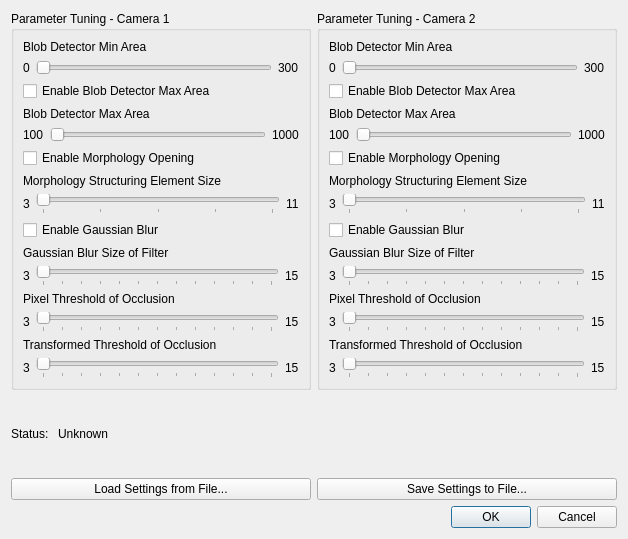
<?xml version="1.0" encoding="UTF-8"?>
<ui version="4.0">
 <class>BackgroundModelTuningDialog</class>
 <widget class="QDialog" name="BackgroundModelTuningDialog">
  <property name="geometry">
   <rect>
    <x>0</x>
    <y>0</y>
    <width>626</width>
    <height>539</height>
   </rect>
  </property>
  <property name="windowTitle">
   <string>Dialog</string>
  </property>
  <layout class="QVBoxLayout" name="verticalLayout_3">
   <item>
    <layout class="QHBoxLayout" name="horizontalLayout">
     <item>
      <widget class="QGroupBox" name="groupBox">
       <property name="sizePolicy">
        <sizepolicy hsizetype="Fixed" vsizetype="Preferred">
         <horstretch>0</horstretch>
         <verstretch>0</verstretch>
        </sizepolicy>
       </property>
       <property name="minimumSize">
        <size>
         <width>300</width>
         <height>0</height>
        </size>
       </property>
       <property name="title">
        <string>Parameter Tuning - Camera 1</string>
       </property>
       <layout class="QVBoxLayout" name="verticalLayout">
        <item>
         <widget class="QLabel" name="label">
          <property name="sizePolicy">
           <sizepolicy hsizetype="Expanding" vsizetype="Fixed">
            <horstretch>0</horstretch>
            <verstretch>0</verstretch>
           </sizepolicy>
          </property>
          <property name="minimumSize">
           <size>
            <width>0</width>
            <height>10</height>
           </size>
          </property>
          <property name="text">
           <string>Blob Detector Min Area</string>
          </property>
         </widget>
        </item>
        <item>
         <layout class="QHBoxLayout" name="horizontalLayout_2">
          <item>
           <widget class="QLabel" name="label_6">
            <property name="text">
             <string>0</string>
            </property>
           </widget>
          </item>
          <item>
           <widget class="QSlider" name="slider_min_area_1">
            <property name="sizePolicy">
             <sizepolicy hsizetype="Expanding" vsizetype="Fixed">
              <horstretch>0</horstretch>
              <verstretch>0</verstretch>
             </sizepolicy>
            </property>
            <property name="maximum">
             <number>300</number>
            </property>
            <property name="orientation">
             <enum>Qt::Horizontal</enum>
            </property>
           </widget>
          </item>
          <item>
           <widget class="QLabel" name="label_7">
            <property name="text">
             <string>300</string>
            </property>
           </widget>
          </item>
         </layout>
        </item>
        <item>
         <widget class="QCheckBox" name="checkBox_7">
          <property name="text">
           <string>Enable Blob Detector Max Area</string>
          </property>
         </widget>
        </item>
        <item>
         <widget class="QLabel" name="label_3">
          <property name="sizePolicy">
           <sizepolicy hsizetype="Expanding" vsizetype="Fixed">
            <horstretch>0</horstretch>
            <verstretch>0</verstretch>
           </sizepolicy>
          </property>
          <property name="minimumSize">
           <size>
            <width>0</width>
            <height>10</height>
           </size>
          </property>
          <property name="text">
           <string>Blob Detector Max Area</string>
          </property>
         </widget>
        </item>
        <item>
         <layout class="QHBoxLayout" name="horizontalLayout_3">
          <item>
           <widget class="QLabel" name="label_8">
            <property name="text">
             <string>100</string>
            </property>
           </widget>
          </item>
          <item>
           <widget class="QSlider" name="slider_max_area_1">
            <property name="sizePolicy">
             <sizepolicy hsizetype="Expanding" vsizetype="Fixed">
              <horstretch>0</horstretch>
              <verstretch>0</verstretch>
             </sizepolicy>
            </property>
            <property name="minimum">
             <number>100</number>
            </property>
            <property name="maximum">
             <number>1000</number>
            </property>
            <property name="orientation">
             <enum>Qt::Horizontal</enum>
            </property>
           </widget>
          </item>
          <item>
           <widget class="QLabel" name="label_9">
            <property name="text">
             <string>1000</string>
            </property>
           </widget>
          </item>
         </layout>
        </item>
        <item>
         <widget class="QCheckBox" name="checkBox_2">
          <property name="text">
           <string>Enable Morphology Opening</string>
          </property>
         </widget>
        </item>
        <item>
         <widget class="QLabel" name="label_5">
          <property name="sizePolicy">
           <sizepolicy hsizetype="Expanding" vsizetype="Fixed">
            <horstretch>0</horstretch>
            <verstretch>0</verstretch>
           </sizepolicy>
          </property>
          <property name="minimumSize">
           <size>
            <width>0</width>
            <height>10</height>
           </size>
          </property>
          <property name="text">
           <string>Morphology Structuring Element Size</string>
          </property>
         </widget>
        </item>
        <item>
         <layout class="QHBoxLayout" name="horizontalLayout_4">
          <item>
           <widget class="QLabel" name="label_10">
            <property name="text">
             <string>3</string>
            </property>
           </widget>
          </item>
          <item>
           <widget class="QSlider" name="slider_morp_element_size_1">
            <property name="sizePolicy">
             <sizepolicy hsizetype="Expanding" vsizetype="Fixed">
              <horstretch>0</horstretch>
              <verstretch>0</verstretch>
             </sizepolicy>
            </property>
            <property name="minimum">
             <number>3</number>
            </property>
            <property name="maximum">
             <number>11</number>
            </property>
            <property name="singleStep">
             <number>2</number>
            </property>
            <property name="pageStep">
             <number>2</number>
            </property>
            <property name="orientation">
             <enum>Qt::Horizontal</enum>
            </property>
            <property name="invertedAppearance">
             <bool>false</bool>
            </property>
            <property name="invertedControls">
             <bool>false</bool>
            </property>
            <property name="tickPosition">
             <enum>QSlider::TicksBelow</enum>
            </property>
            <property name="tickInterval">
             <number>2</number>
            </property>
           </widget>
          </item>
          <item>
           <widget class="QLabel" name="label_11">
            <property name="text">
             <string>11</string>
            </property>
           </widget>
          </item>
         </layout>
        </item>
        <item>
         <widget class="QCheckBox" name="checkBox">
          <property name="text">
           <string>Enable Gaussian Blur</string>
          </property>
         </widget>
        </item>
        <item>
         <widget class="QLabel" name="label_14">
          <property name="sizePolicy">
           <sizepolicy hsizetype="Expanding" vsizetype="Fixed">
            <horstretch>0</horstretch>
            <verstretch>0</verstretch>
           </sizepolicy>
          </property>
          <property name="minimumSize">
           <size>
            <width>0</width>
            <height>10</height>
           </size>
          </property>
          <property name="text">
           <string>Gaussian Blur Size of Filter</string>
          </property>
         </widget>
        </item>
        <item>
         <layout class="QHBoxLayout" name="horizontalLayout_5">
          <item>
           <widget class="QLabel" name="label_12">
            <property name="text">
             <string>3</string>
            </property>
           </widget>
          </item>
          <item>
           <widget class="QSlider" name="slider_gaussian_size_1">
            <property name="sizePolicy">
             <sizepolicy hsizetype="Expanding" vsizetype="Fixed">
              <horstretch>0</horstretch>
              <verstretch>0</verstretch>
             </sizepolicy>
            </property>
            <property name="minimum">
             <number>3</number>
            </property>
            <property name="maximum">
             <number>15</number>
            </property>
            <property name="orientation">
             <enum>Qt::Horizontal</enum>
            </property>
            <property name="tickPosition">
             <enum>QSlider::TicksBelow</enum>
            </property>
            <property name="tickInterval">
             <number>1</number>
            </property>
           </widget>
          </item>
          <item>
           <widget class="QLabel" name="label_13">
            <property name="text">
             <string>15</string>
            </property>
           </widget>
          </item>
         </layout>
        </item>
        <item>
         <layout class="QHBoxLayout" name="horizontalLayout_6"/>
        </item>
        <item>
         <widget class="QLabel" name="label_23">
          <property name="sizePolicy">
           <sizepolicy hsizetype="Expanding" vsizetype="Fixed">
            <horstretch>0</horstretch>
            <verstretch>0</verstretch>
           </sizepolicy>
          </property>
          <property name="minimumSize">
           <size>
            <width>0</width>
            <height>10</height>
           </size>
          </property>
          <property name="text">
           <string>Pixel Threshold of Occlusion</string>
          </property>
         </widget>
        </item>
        <item>
         <layout class="QHBoxLayout" name="horizontalLayout_11">
          <item>
           <widget class="QLabel" name="label_24">
            <property name="text">
             <string>3</string>
            </property>
           </widget>
          </item>
          <item>
           <widget class="QSlider" name="slider_gaussian_size_4">
            <property name="sizePolicy">
             <sizepolicy hsizetype="Expanding" vsizetype="Fixed">
              <horstretch>0</horstretch>
              <verstretch>0</verstretch>
             </sizepolicy>
            </property>
            <property name="minimum">
             <number>3</number>
            </property>
            <property name="maximum">
             <number>15</number>
            </property>
            <property name="orientation">
             <enum>Qt::Horizontal</enum>
            </property>
            <property name="tickPosition">
             <enum>QSlider::TicksBelow</enum>
            </property>
            <property name="tickInterval">
             <number>1</number>
            </property>
           </widget>
          </item>
          <item>
           <widget class="QLabel" name="label_25">
            <property name="text">
             <string>15</string>
            </property>
           </widget>
          </item>
         </layout>
        </item>
        <item>
         <widget class="QLabel" name="label_26">
          <property name="sizePolicy">
           <sizepolicy hsizetype="Expanding" vsizetype="Fixed">
            <horstretch>0</horstretch>
            <verstretch>0</verstretch>
           </sizepolicy>
          </property>
          <property name="minimumSize">
           <size>
            <width>0</width>
            <height>10</height>
           </size>
          </property>
          <property name="text">
           <string>Transformed Threshold of Occlusion</string>
          </property>
         </widget>
        </item>
        <item>
         <layout class="QHBoxLayout" name="horizontalLayout_12">
          <item>
           <widget class="QLabel" name="label_27">
            <property name="text">
             <string>3</string>
            </property>
           </widget>
          </item>
          <item>
           <widget class="QSlider" name="slider_gaussian_size_5">
            <property name="sizePolicy">
             <sizepolicy hsizetype="Expanding" vsizetype="Fixed">
              <horstretch>0</horstretch>
              <verstretch>0</verstretch>
             </sizepolicy>
            </property>
            <property name="minimum">
             <number>3</number>
            </property>
            <property name="maximum">
             <number>15</number>
            </property>
            <property name="orientation">
             <enum>Qt::Horizontal</enum>
            </property>
            <property name="tickPosition">
             <enum>QSlider::TicksBelow</enum>
            </property>
            <property name="tickInterval">
             <number>1</number>
            </property>
           </widget>
          </item>
          <item>
           <widget class="QLabel" name="label_28">
            <property name="text">
             <string>15</string>
            </property>
           </widget>
          </item>
         </layout>
        </item>
       </layout>
      </widget>
     </item>
     <item>
      <widget class="QGroupBox" name="groupBox_2">
       <property name="sizePolicy">
        <sizepolicy hsizetype="Fixed" vsizetype="Preferred">
         <horstretch>0</horstretch>
         <verstretch>0</verstretch>
        </sizepolicy>
       </property>
       <property name="minimumSize">
        <size>
         <width>300</width>
         <height>0</height>
        </size>
       </property>
       <property name="title">
        <string>Parameter Tuning - Camera 2</string>
       </property>
       <layout class="QVBoxLayout" name="verticalLayout_2">
        <item>
         <widget class="QLabel" name="label_82">
          <property name="sizePolicy">
           <sizepolicy hsizetype="Expanding" vsizetype="Fixed">
            <horstretch>0</horstretch>
            <verstretch>0</verstretch>
           </sizepolicy>
          </property>
          <property name="minimumSize">
           <size>
            <width>0</width>
            <height>10</height>
           </size>
          </property>
          <property name="text">
           <string>Blob Detector Min Area</string>
          </property>
         </widget>
        </item>
        <item>
         <layout class="QHBoxLayout" name="horizontalLayout_35">
          <item>
           <widget class="QLabel" name="label_83">
            <property name="text">
             <string>0</string>
            </property>
           </widget>
          </item>
          <item>
           <widget class="QSlider" name="slider_min_area_2">
            <property name="sizePolicy">
             <sizepolicy hsizetype="Expanding" vsizetype="Fixed">
              <horstretch>0</horstretch>
              <verstretch>0</verstretch>
             </sizepolicy>
            </property>
            <property name="maximum">
             <number>300</number>
            </property>
            <property name="orientation">
             <enum>Qt::Horizontal</enum>
            </property>
           </widget>
          </item>
          <item>
           <widget class="QLabel" name="label_84">
            <property name="text">
             <string>300</string>
            </property>
           </widget>
          </item>
         </layout>
        </item>
        <item>
         <widget class="QCheckBox" name="checkBox_8">
          <property name="text">
           <string>Enable Blob Detector Max Area</string>
          </property>
         </widget>
        </item>
        <item>
         <widget class="QLabel" name="label_85">
          <property name="sizePolicy">
           <sizepolicy hsizetype="Expanding" vsizetype="Fixed">
            <horstretch>0</horstretch>
            <verstretch>0</verstretch>
           </sizepolicy>
          </property>
          <property name="minimumSize">
           <size>
            <width>0</width>
            <height>10</height>
           </size>
          </property>
          <property name="text">
           <string>Blob Detector Max Area</string>
          </property>
         </widget>
        </item>
        <item>
         <layout class="QHBoxLayout" name="horizontalLayout_36">
          <item>
           <widget class="QLabel" name="label_86">
            <property name="text">
             <string>100</string>
            </property>
           </widget>
          </item>
          <item>
           <widget class="QSlider" name="slider_max_area_2">
            <property name="sizePolicy">
             <sizepolicy hsizetype="Expanding" vsizetype="Fixed">
              <horstretch>0</horstretch>
              <verstretch>0</verstretch>
             </sizepolicy>
            </property>
            <property name="minimum">
             <number>100</number>
            </property>
            <property name="maximum">
             <number>1000</number>
            </property>
            <property name="orientation">
             <enum>Qt::Horizontal</enum>
            </property>
           </widget>
          </item>
          <item>
           <widget class="QLabel" name="label_87">
            <property name="text">
             <string>1000</string>
            </property>
           </widget>
          </item>
         </layout>
        </item>
        <item>
         <widget class="QCheckBox" name="checkBox_9">
          <property name="text">
           <string>Enable Morphology Opening</string>
          </property>
         </widget>
        </item>
        <item>
         <widget class="QLabel" name="label_88">
          <property name="sizePolicy">
           <sizepolicy hsizetype="Expanding" vsizetype="Fixed">
            <horstretch>0</horstretch>
            <verstretch>0</verstretch>
           </sizepolicy>
          </property>
          <property name="minimumSize">
           <size>
            <width>0</width>
            <height>10</height>
           </size>
          </property>
          <property name="text">
           <string>Morphology Structuring Element Size</string>
          </property>
         </widget>
        </item>
        <item>
         <layout class="QHBoxLayout" name="horizontalLayout_37">
          <item>
           <widget class="QLabel" name="label_89">
            <property name="text">
             <string>3</string>
            </property>
           </widget>
          </item>
          <item>
           <widget class="QSlider" name="slider_morp_element_size_2">
            <property name="sizePolicy">
             <sizepolicy hsizetype="Expanding" vsizetype="Fixed">
              <horstretch>0</horstretch>
              <verstretch>0</verstretch>
             </sizepolicy>
            </property>
            <property name="minimum">
             <number>3</number>
            </property>
            <property name="maximum">
             <number>11</number>
            </property>
            <property name="singleStep">
             <number>2</number>
            </property>
            <property name="pageStep">
             <number>2</number>
            </property>
            <property name="orientation">
             <enum>Qt::Horizontal</enum>
            </property>
            <property name="invertedAppearance">
             <bool>false</bool>
            </property>
            <property name="invertedControls">
             <bool>false</bool>
            </property>
            <property name="tickPosition">
             <enum>QSlider::TicksBelow</enum>
            </property>
            <property name="tickInterval">
             <number>2</number>
            </property>
           </widget>
          </item>
          <item>
           <widget class="QLabel" name="label_90">
            <property name="text">
             <string>11</string>
            </property>
           </widget>
          </item>
         </layout>
        </item>
        <item>
         <widget class="QCheckBox" name="checkBox_10">
          <property name="text">
           <string>Enable Gaussian Blur</string>
          </property>
         </widget>
        </item>
        <item>
         <widget class="QLabel" name="label_93">
          <property name="sizePolicy">
           <sizepolicy hsizetype="Expanding" vsizetype="Fixed">
            <horstretch>0</horstretch>
            <verstretch>0</verstretch>
           </sizepolicy>
          </property>
          <property name="minimumSize">
           <size>
            <width>0</width>
            <height>10</height>
           </size>
          </property>
          <property name="text">
           <string>Gaussian Blur Size of Filter</string>
          </property>
         </widget>
        </item>
        <item>
         <layout class="QHBoxLayout" name="horizontalLayout_38">
          <item>
           <widget class="QLabel" name="label_94">
            <property name="text">
             <string>3</string>
            </property>
           </widget>
          </item>
          <item>
           <widget class="QSlider" name="slider_gaussian_size_2">
            <property name="sizePolicy">
             <sizepolicy hsizetype="Expanding" vsizetype="Fixed">
              <horstretch>0</horstretch>
              <verstretch>0</verstretch>
             </sizepolicy>
            </property>
            <property name="minimum">
             <number>3</number>
            </property>
            <property name="maximum">
             <number>15</number>
            </property>
            <property name="orientation">
             <enum>Qt::Horizontal</enum>
            </property>
            <property name="tickPosition">
             <enum>QSlider::TicksBelow</enum>
            </property>
            <property name="tickInterval">
             <number>1</number>
            </property>
           </widget>
          </item>
          <item>
           <widget class="QLabel" name="label_95">
            <property name="text">
             <string>15</string>
            </property>
           </widget>
          </item>
         </layout>
        </item>
        <item>
         <layout class="QHBoxLayout" name="horizontalLayout_39"/>
        </item>
        <item>
         <widget class="QLabel" name="label_29">
          <property name="sizePolicy">
           <sizepolicy hsizetype="Expanding" vsizetype="Fixed">
            <horstretch>0</horstretch>
            <verstretch>0</verstretch>
           </sizepolicy>
          </property>
          <property name="minimumSize">
           <size>
            <width>0</width>
            <height>10</height>
           </size>
          </property>
          <property name="text">
           <string>Pixel Threshold of Occlusion</string>
          </property>
         </widget>
        </item>
        <item>
         <layout class="QHBoxLayout" name="horizontalLayout_13">
          <item>
           <widget class="QLabel" name="label_30">
            <property name="text">
             <string>3</string>
            </property>
           </widget>
          </item>
          <item>
           <widget class="QSlider" name="slider_gaussian_size_6">
            <property name="sizePolicy">
             <sizepolicy hsizetype="Expanding" vsizetype="Fixed">
              <horstretch>0</horstretch>
              <verstretch>0</verstretch>
             </sizepolicy>
            </property>
            <property name="minimum">
             <number>3</number>
            </property>
            <property name="maximum">
             <number>15</number>
            </property>
            <property name="orientation">
             <enum>Qt::Horizontal</enum>
            </property>
            <property name="tickPosition">
             <enum>QSlider::TicksBelow</enum>
            </property>
            <property name="tickInterval">
             <number>1</number>
            </property>
           </widget>
          </item>
          <item>
           <widget class="QLabel" name="label_31">
            <property name="text">
             <string>15</string>
            </property>
           </widget>
          </item>
         </layout>
        </item>
        <item>
         <widget class="QLabel" name="label_34">
          <property name="sizePolicy">
           <sizepolicy hsizetype="Expanding" vsizetype="Fixed">
            <horstretch>0</horstretch>
            <verstretch>0</verstretch>
           </sizepolicy>
          </property>
          <property name="minimumSize">
           <size>
            <width>0</width>
            <height>10</height>
           </size>
          </property>
          <property name="text">
           <string>Transformed Threshold of Occlusion</string>
          </property>
         </widget>
        </item>
        <item>
         <layout class="QHBoxLayout" name="horizontalLayout_14">
          <item>
           <widget class="QLabel" name="label_32">
            <property name="text">
             <string>3</string>
            </property>
           </widget>
          </item>
          <item>
           <widget class="QSlider" name="slider_gaussian_size_7">
            <property name="sizePolicy">
             <sizepolicy hsizetype="Expanding" vsizetype="Fixed">
              <horstretch>0</horstretch>
              <verstretch>0</verstretch>
             </sizepolicy>
            </property>
            <property name="minimum">
             <number>3</number>
            </property>
            <property name="maximum">
             <number>15</number>
            </property>
            <property name="orientation">
             <enum>Qt::Horizontal</enum>
            </property>
            <property name="tickPosition">
             <enum>QSlider::TicksBelow</enum>
            </property>
            <property name="tickInterval">
             <number>1</number>
            </property>
           </widget>
          </item>
          <item>
           <widget class="QLabel" name="label_33">
            <property name="text">
             <string>15</string>
            </property>
           </widget>
          </item>
         </layout>
        </item>
       </layout>
      </widget>
     </item>
    </layout>
   </item>
   <item>
    <layout class="QHBoxLayout" name="horizontalLayout_33">
     <item>
      <widget class="QLabel" name="label_91">
       <property name="sizePolicy">
        <sizepolicy hsizetype="Fixed" vsizetype="Minimum">
         <horstretch>0</horstretch>
         <verstretch>0</verstretch>
        </sizepolicy>
       </property>
       <property name="text">
        <string>Status: </string>
       </property>
      </widget>
     </item>
     <item>
      <widget class="QLabel" name="label_92">
       <property name="text">
        <string>Unknown</string>
       </property>
      </widget>
     </item>
    </layout>
   </item>
   <item>
    <layout class="QHBoxLayout" name="horizontalLayout_32">
     <item>
      <widget class="QPushButton" name="pushButton_load">
       <property name="text">
        <string>Load Settings from File...</string>
       </property>
      </widget>
     </item>
     <item>
      <widget class="QPushButton" name="pushButton_save">
       <property name="text">
        <string>Save Settings to File...</string>
       </property>
      </widget>
     </item>
    </layout>
   </item>
   <item>
    <layout class="QHBoxLayout" name="horizontalLayout_34">
     <item>
      <spacer name="horizontalSpacer">
       <property name="orientation">
        <enum>Qt::Horizontal</enum>
       </property>
       <property name="sizeHint" stdset="0">
        <size>
         <width>40</width>
         <height>20</height>
        </size>
       </property>
      </spacer>
     </item>
     <item>
      <widget class="QDialogButtonBox" name="buttonBox">
       <property name="sizePolicy">
        <sizepolicy hsizetype="Fixed" vsizetype="Fixed">
         <horstretch>0</horstretch>
         <verstretch>0</verstretch>
        </sizepolicy>
       </property>
       <property name="standardButtons">
        <set>QDialogButtonBox::Cancel|QDialogButtonBox::Ok</set>
       </property>
      </widget>
     </item>
    </layout>
   </item>
  </layout>
 </widget>
 <resources/>
 <connections/>
</ui>
